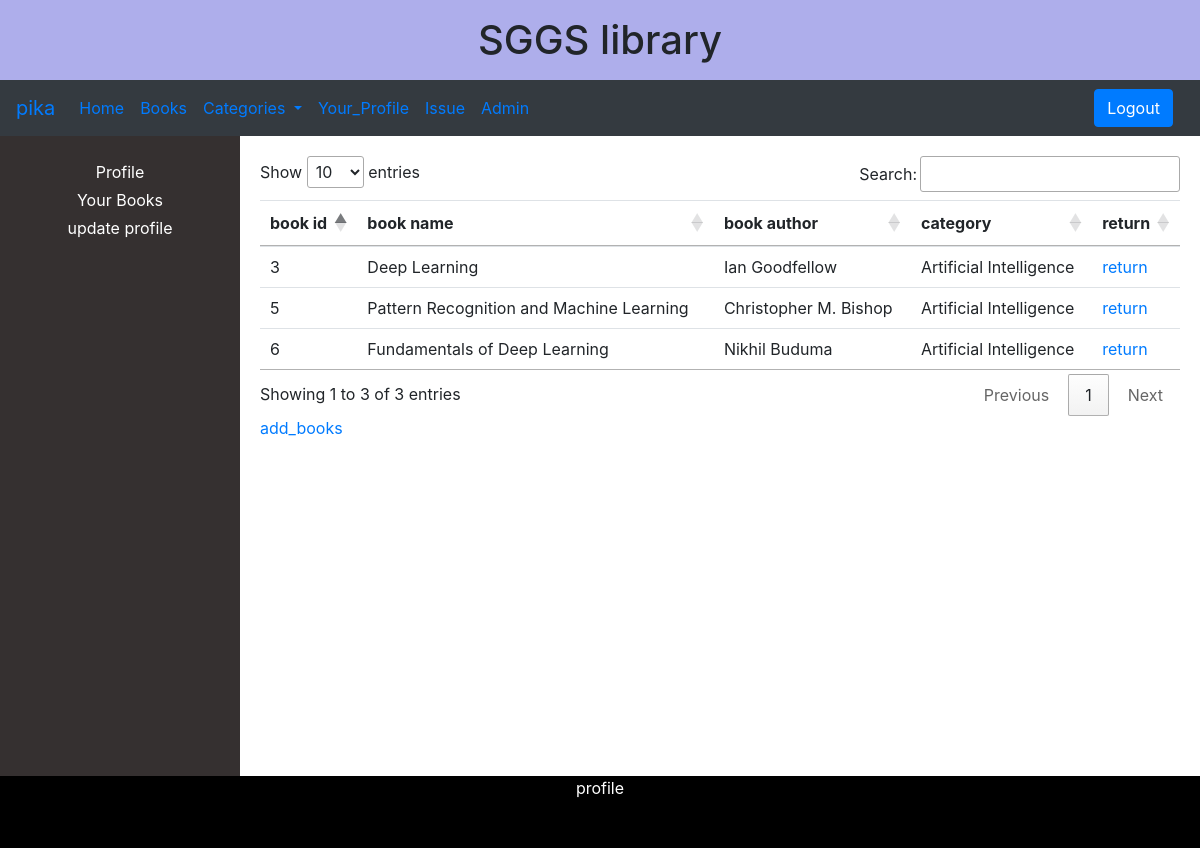
Page /user_books (signed in) on the committed database.
### library/models.py (models this page shows, shortened)
class Book(models.Model):
    book_id = models.AutoField(primary_key = True)
    book_name = models.CharField(max_length=64)
    book_author = models.CharField(max_length=64)
    description = models.TextField(max_length=300)
    avalaible = models.IntegerField(null=True)
    book_image = models.ImageField(null=True,blank=True,upload_to="images/")
    category = models.CharField(max_length=64,default="book")

### library/views.py (the view)
# urls.py: path('user_books',views.user_books_,name="user_books"),
def user_books_(request):
     user = User.objects.get(username=request.user.username)
     books = user.profile.books.all()
     return render(request,"library/user_profile.html",{
          "books":books,
          "show":"books",
          "book_count":books.count(),
          "page":"profile"
       })

### library/templates/library/user_profile.html (shortened to what this page needs)
{% extends "library/layout.html" %}
{% block body %}
   {% load static %}
    <div class="row-c">
       <div class="side-c">
           <ul class="a">
               <li><a href="{% url 'user_profile' %}">Profile</a></li>
               <li><a href="{% url 'user_books' %}" >Your Books</a></li>
               <li><a href="{% url 'update' %}" >update profile</a></li>
           </ul>
       </div>
       <div class="main-c" id="mn">
           {% if show == "user_profile" %}
               <div class="profile">
                 <div>
                   <p>{{user.username}}</p>
                   <p>{{user.email}}</p>
                   <p>{{user.profile.reg_no}}</p>
                   <!-- <p>{{user.profile.Branch|safe}}</p>
                   <p>{{user.profile.Year}}</p> -->
                 </div>
               </div>
           {% else %}
           <div class="profile">
            {% if book_count != 0 %}
            <table id="table_id" class="table table-hover">
                <thead>
                    <th scope="col">book id</th>
                    <th scope="col">book name</th>
                    <th scope="col">book author</th>
                    <th scope="col">category</th>
                    <th scope="col">return</th>
                </thead>
                <tbody class="text-black" class="text-align:center" >
                   {% for book in books %}
                    <tr>
                        <td>{{book.book_id}}</td>
                        <td>{{book.book_name}}</td>
                        <td>{{book.book_author}}</td>
                        <td>{{book.category}}</td>
                        <td><a href="return/{{book.book_id}}">return</a></td>
                    </tr>
                    {%  endfor %}
                </tbody>
            </table>
             <a href="{% url 'add_books' %}">add_books</a>
            {% endif %}
           </div>
           {% endif %}
       </div>
    </div>
{% endblock %}

### library/templates/library/layout.html (shortened to what this page needs)
{% load static %}
<!DOCTYPE html>
   <html lang="en">
        <head>
            <link rel="stylesheet" href="https://stackpath.bootstrapcdn.com/bootstrap/4.5.2/css/bootstrap.min.css">
            <link href="{% static 'library/styles.css' %}" rel="stylesheet" >
            <link rel="stylesheet" type="text/css" href="https://cdn.datatables.net/1.10.22/css/jquery.dataTables.css">
        </head>
            <body>
              <header class="navbar">
                <h1 style="margin: auto;">SGGS library<h1>
              </header>
              <nav class="navbar navbar-expand-lg navbar-dark bg-dark">
                {% if request.user.is_authenticated %}
                       <a class="navbar-brand text-primary" href="#">{{request.user.username}}</a>
                {% else %}
                       <a class="navbar-brand text-primary" href="#">library</a>
                {% endif %}
                <div class="collapse navbar-collapse" id="navbarSupportedContent">
                  <ul class="navbar-nav mr-auto">
                  <li class="nav-item active">
                    <a class="nav-link text-primary" href="{% url 'Home' %}">Home <span class="sr-only">(current)</span></a>
                  </li>
                  <li class="nav-item">
                    <a class="nav-link text-primary" href="{% url 'show_books' %}">Books</a>
                  </li>
                    <li class="nav-item dropdown">
                      <a class="nav-link dropdown-toggle text-primary" href="#" id="navbarDropdown" role="button" data-toggle="dropdown" aria-haspopup="true" aria-expanded="false">
                        Categories
                      </a>
                    </li>
                    {% if request.user.is_authenticated %}
                        <li class="nav-item">
                           <a class="nav-link text-primary" href="{% url 'user_Profile' %}">Your_Profile</a>
                        </li>
                        <li class="nav-item">
                          <a class="nav-link text-primary" href="{% url 'issue_books' %}">Issue</a>
                       </li>
                    {% endif %}
                    <li class="nav-item">
                      <a class="nav-link text-primary" href="{% url 'admin:index' %}">Admin</a>
                    </li>
                  </ul>
                  {% if request.user.is_authenticated %}
                     <div class="l">
                        <a href="{% url 'logout'  %}" class="btn btn-primary">Logout</a>
                     </div>
                  {% endif %}
                </div>
              </nav>
            {% block body %}
            {% endblock %}
            <footer >{{page}}</footer>
            </body>
   </html>

### library/static/library/styles.css (style rules this page uses)
* { margin: 0; padding: 0; box-sizing: border-box; }
header { background-color: rgb(174, 174, 235); height: 10vh; }
nav { background-color: rgb(9, 9, 19); }
.l { margin-right:1%; }
footer { text-align: center; bottom:0; height :9vh; color: white; background-color: black; }
.row-c { display: flex; flex-wrap: wrap; }
.side-c { height: 80vh; flex: 10%; background-color: rgb(53, 48, 48); padding: 20px; text-align: center; }
.side-c ul.a { list-style-type: none; }
.side-c ul li { margin-top: 2%; width: 100%; }
.side-c ul li a { text-decoration: none; color:white; }
.main-c { flex: 70%; background-color: white; padding: 20px; }

### rows in the picture
Book: book_id "3", book_name "Deep Learning", book_author "Ian Goodfellow", category "Artificial Intelligence"
Book: book_id "5", book_name "Pattern Recognition and Machine Learning", book_author "Christopher M. Bishop", category "Artificial Intelligence"
Book: book_id "6", book_name "Fundamentals of Deep Learning", book_author "Nikhil Buduma", category "Artificial Intelligence"

### other values in the picture
{{ request.user.username }} "pika"
{{ page }} "profile"
